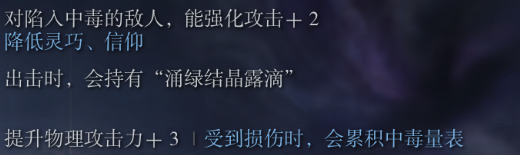
#> input picture temp.png, 520 x 155 px
$ python -i ocr_preprocess_test.py   (imports and definitions only)
#> lines starting #> are read from the running program, lines starting #| are printed output that depends on the picture; after the words box and inside, x2 and y2 are one past the last pixel; in counts of white or black regions, pixels touching at a corner belong together
#> further down, picture is the input picture: shape (155, 520, 3); mean B, G, R 58.2, 40.8, 36.1
"""
OCR图像预处理测试脚本
用于测试不同预处理方法对OCR识别效果的影响
"""

import cv2
import numpy as np
from cnocr import CnOcr
from pathlib import Path
import time


class ImagePreprocessor:
    """图像预处理器"""

    # [4 lines left out: function method_none, not called in this run]

    @staticmethod
    def method_grayscale(image):
        """灰度化"""
        if len(image.shape) == 3:
            return cv2.cvtColor(image, cv2.COLOR_BGR2GRAY)
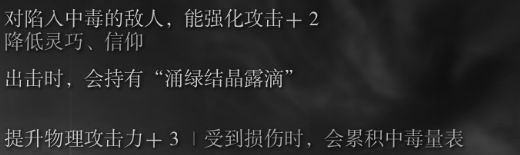
#> returned value: shape (155, 520); min 14, max 201, mean 41.4
        return image

    # [52 lines left out: functions method_clahe, method_otsu, method_adaptive, method_clahe_otsu, method_denoise_clahe, method_morph, not called in this run]

    @staticmethod
    def method_custom(image):
        """自定义方法（针对遗物词条背景优化）"""
        gray = ImagePreprocessor.method_grayscale(image)

        # 1. 高斯模糊去噪
        blurred = cv2.GaussianBlur(gray, (3, 3), 0)
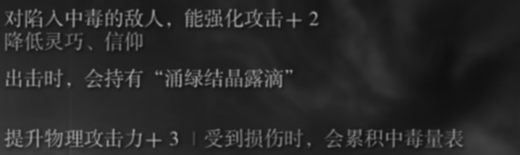
#> blurred: shape (155, 520); min 15, max 158, mean 41.4

        # 2. CLAHE对比度增强
        clahe = cv2.createCLAHE(clipLimit=3.0, tileGridSize=(8, 8))
        enhanced = clahe.apply(blurred)
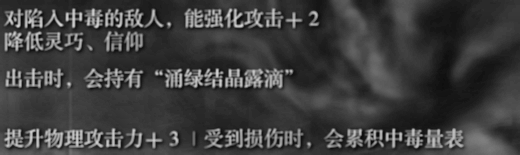
#> enhanced: shape (155, 520); min 9, max 213, mean 62.2

        # 3. 自适应阈值二值化（更适合背景不均匀的情况）
        binary = cv2.adaptiveThreshold(
            enhanced, 255, cv2.ADAPTIVE_THRESH_GAUSSIAN_C,
            cv2.THRESH_BINARY, 15, 5
        )
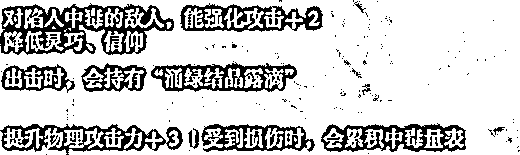
#> binary: shape (155, 520); 79.9% white; 226 black regions (199 under 20 px), largest, box (x1, y1, x2, y2) and area: (0, 3, 174, 55) 3842, (0, 124, 183, 155) 2154, (151, 62, 297, 92) 1912

        # 4. 形态学闭运算（连接断裂的文字）
        kernel = cv2.getStructuringElement(cv2.MORPH_RECT, (2, 1))
        closed = cv2.morphologyEx(binary, cv2.MORPH_CLOSE, kernel)
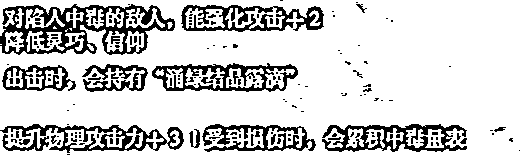
#> closed: shape (155, 520); 80.6% white; 184 black regions (150 under 20 px), largest, box (x1, y1, x2, y2) and area: (0, 4, 175, 55) 3629, (322, 124, 467, 152) 1759, (181, 5, 324, 32) 1750

        return closed


class OCRTester:
    """OCR测试器"""

    # [143 lines left out: functions __init__, test_image, main, not called in this run]


# [2 lines not run here, left out]

>>> import cv2
>>> picture = cv2.imread('../temp.png')
>>> result = ImagePreprocessor().method_custom(picture)
